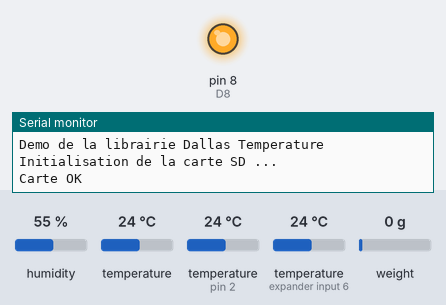
A sketch run on a simulated Arduino Uno, built with avr-gcc and run on an emulated ATmega328P. Shown: output pins drawn as LEDs (lit = HIGH), the last lines printed to the serial monitor. The inputs (shaded band) are chosen by the test bench; at power-on: humidity 55 %, temperature 24 °C, temperature (sensors on pin 2, expander input 6) 24 °C, weight on the scale 0 g. The local clock reads 2024-03-15 10:24:30 at power-on unless the sketch sets it; storage starts empty.

Above: at 0.1 s.
At 3.1 s:
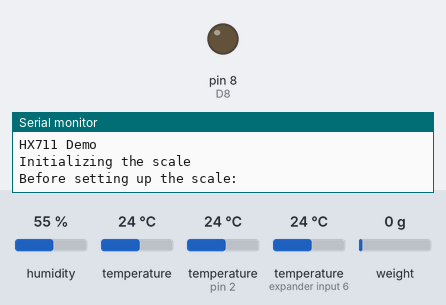
Timing chart, 0 to 4.6 s (numbered marks = the images above):
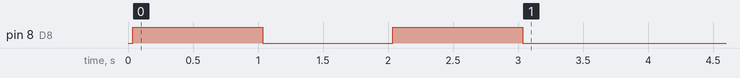

The sketch:

T_sd_horloge_H_Masse_SI_10secondes_led_fev2017.ino
```cpp
/*
 Cellule de charge et ampli hx711
cf: https://github.com/bogde/HX711.git
 // parameter "gain" is ommited; the default value 128 is used by the library
  // HX711.DOUT  - pin #A1
  // HX711.PD_SCK - pin #A0
*/

#include "HX711.h"

HX711 scale;


//nous créons un compteur pour lire les valeurs toutes les 10 minutes
#define TENMIN (1000UL * 10);
unsigned long rolltime = millis() + TENMIN;


/**
 *  Nous utilisons la librairie OneWire
 *  Elle doit être présente dans le répertoire libraries
 *  situé dans le répertoire des croquis/sketchs
 *  voir dans le menu Préférences
 *  cf: https://github.com/PaulStoffregen/OneWire/archive/master.zip
 */
#include <OneWire.h>


/**
 * nous utilisons Tiny RTC module horloge
  * DS1307 pour bus I2C
 * avec batterie au lithium CR1225
 * Le port I2C de l'Arduino est situé
 * sur les pin A4 et A5
 *
 * Analog pin A5 <-> SCL
 * Analog pin A4 <-> SDA
 */
// nous utilisons la librairie RTClib
//pour lire les données de l'horloge
//cf: https://github.com/adafruit/RTClib
 #include <Wire.h>
#include "RTClib.h"

RTC_DS1307 RTC;

// nous utilisons la librairie RTClib
//cf: https://github.com/adafruit/RTClib
 #include <Wire.h>
#include "RTClib.h"


/**
 * Écriture sur une carte SD
 *
 * SD card reliée au bus SPI :
 * MOSI       - pin 11
 * MISO       - pin 12
 * CLK ou SCK - pin 13
 * CS         - pin 4
 *
 * SPI pour Serial Peripheral Interface
 *
 * created  24 Nov 2010
 * modified 9 Apr 2012
 * by Tom Igoe
 * cf: https://www.arduino.cc/en/Tutorial/Datalogger
 */
#include <SPI.h>
#include <SD.h>

// Arduino Uno pin 4
// cf: https://www.arduino.cc/en/Reference/SPI
const int chipSelect = 4;


/**
 * Lecture de température avec un seul
 * capteur DS18B20
 */
/**
 * Nous utilisons aussi la librairie DallasTemperature
 * cf: https://github.com/milesburton/Arduino-Temperature-Control-Library
 */
#include <DallasTemperature.h>

// Le fil des données jaune est relié au pin 2 du Arduino
#define ONE_WIRE_BUS 2

/**
 * Création d'une instance oneWire afin de pouvoir
 * communiquer avec des périphériques OneWire
 * Nb: pas seulement des capteurs Maxim/Dallas
 */
OneWire oneWire(ONE_WIRE_BUS);

/**
 * Nous passons notre instance oneWire à notre
 * objet sensors utilisant DallasTemperature
 */
DallasTemperature sensors(&oneWire);

//led pour vérifier l'état du branchement
const int D8 = 8;

//zone SI70;
#include "SparkFun_Si7021_Breakout_Library.h"
#include <Wire.h>

//branchement du SI70 5V, GND, SCL en A5, SDA en A4
Weather sensor;

float humidity = 0;
float tempf = 0;
float masse =0;
float valeurtampon=0;

void setup(void)
{
  // Initialisation du port série
  Serial.begin(9600);
  Serial.println("Demo de la librairie Dallas Temperature");

  // Initialisation de notre librairie humidite température
  sensors.begin();
  sensor.begin(); //SI70

   Wire.begin();
      RTC.begin();
      if (! RTC.isrunning())
      {
        Serial.println("RTC is NOT running!");
         pinMode(D8, OUTPUT);
    digitalWrite(D8, HIGH);
      }
      // Décommenter cette ligne pour mettre à jour l'heure dans RTC
       RTC.adjust(DateTime(__DATE__, __TIME__));


//zone SD
  while (!Serial)
    {
    ; // wait for serial port to connect. Needed for native USB port only

    }

  Serial.println("Initialisation de la carte SD ...");

  // on verifie que la carte est présente et peut être initialisée
  if (!SD.begin(chipSelect))
    {
    Serial.println("Carte Sd inaccesible ou absente");
     pinMode(D8, OUTPUT);
    digitalWrite(D8, HIGH);
    // ne fait rien d'autre
    return;
    }
  Serial.println("Carte OK");
  pinMode(D8, OUTPUT);
    digitalWrite(D8, HIGH);
    delay(1000);
    digitalWrite(D8, LOW);
delay(1000);
 digitalWrite(D8, HIGH);
    delay(1000);
digitalWrite(D8, LOW);


// zone Jauge
Serial.begin(9600);
  Serial.println("HX711 Demo");

  Serial.println("Initializing the scale");

  scale.begin(A1, A0);

  Serial.println("Before setting up the scale:");
  Serial.print("read: \t\t");
  Serial.println(scale.read());     // print a raw reading from the ADC

  Serial.print("read average: \t\t");
  Serial.println(scale.read_average(20));   // print the average of 20 readings from the ADC

  Serial.print("get value: \t\t");
  Serial.println(scale.get_value(5));   // print the average of 5 readings from the ADC minus the tare weight (not set yet)

  Serial.print("get units: \t\t");
  Serial.println(scale.get_units(5), 1);  // print the average of 5 readings from the ADC minus tare weight (not set) divided
            // by the SCALE parameter (not set yet)

  scale.set_scale(2280.f);                      // this value is obtained by calibrating the scale with known weights; see the README for details
  scale.tare();               // reset the scale to 0

  Serial.println("After setting up the scale:");

  Serial.print("read: \t\t");
  Serial.println(scale.read());                 // print a raw reading from the ADC

  Serial.print("read average: \t\t");
  Serial.println(scale.read_average(20));       // print the average of 20 readings from the ADC

  Serial.print("get value: \t\t");
  Serial.println(scale.get_value(5));   // print the average of 5 readings from the ADC minus the tare weight, set with tare()

  Serial.print("get units: \t\t");
  Serial.println(scale.get_units(5), 1);        // print the average of 5 readings from the ADC minus tare weight, divided
            // by the SCALE parameter set with set_scale

  Serial.println("Readings:");
}


void loop(void)
{
   if((long)(millis() - rolltime) >= 0)
   //si il s'est écoulé 10 minutes depuis la dernière demande de température
{
  DateTime now = RTC.now();

  //nous lisons température et humidité sur le SI70
   humidity = sensor.getRH();
     tempf = sensor.getTemp();

  /**
   * Nous interrogeons notre capteur
   */
  sensors.requestTemperatures(); // envoi de la demande successivement aux différents capteurs reliés ici index 0 et 1
 /* on pourrait l'afficher avec :
  Serial.print("La temperature du premier capteur est : ");
  Serial.println(sensors.getTempCByIndex(0));
  Serial.print("La temperature du deuxieme capteur est : ");
  Serial.println(sensors.getTempCByIndex(1));
  */

// zone jauge
Serial.print("one reading:\t");
  Serial.print(scale.get_units(), 1);
  Serial.print("\t| average:\t");
  Serial.println(scale.get_units(10), 1);

  scale.power_down();             // put the ADC in sleep mode
  delay(5000);
  scale.power_up();

  //on calcule la masse en g d'après la moyenne de la jauge de contrainte
  masse=(scale.get_units(10))*100;

  valeurtampon =(scale.get_units(10));

// on enregistre sur SD année; mois; jour; heure; minute; seconde; T1; T2
//Zone SD
  // nous créons une chaîne de caractères pour
  // concaténer les données à écrire :
  String dataString = "";

  // nous convertissons la valeur
  // avec l'objet String() afin de pouvoir
  // l'écrire sur la carte
  dataString += String(now.year(), DEC);
  dataString += ";";
  dataString += String(now.month(), DEC);
  dataString += ";";
  dataString += String(now.day(), DEC);
  dataString += ";";
  dataString += String(now.hour(), DEC);
  dataString += ";";
  dataString += String(now.minute(), DEC);
  dataString += ";";
  dataString += String(now.second(), DEC);
  dataString += ";";
  dataString += String(sensors.getTempCByIndex(0));
  dataString +=  ";";
  dataString += String(sensors.getTempCByIndex(1));
  dataString += ";";
  dataString += String(tempf);
  dataString +=  ";";
  dataString += String(humidity);
  dataString += ";";
  dataString += String(scale.get_units(10), 1);
   dataString += ";";
    dataString += String(masse);
  dataString += ";";
  dataString += String(valeurtampon);
  dataString += ";";
  /**
   * nous ouvrons le fichier
   * Nb: un seul fichier peut être ouvert à la fois
   * le fichier se nomme : journal.csv
   */
  File dataFile = SD.open("journal.csv", FILE_WRITE);

  // si le fichier est disponible, nous écrivons dedans :
  if (dataFile) {
    Serial.print("journal ouvert");
    dataFile.println(dataString);
    dataFile.close();

    // nous affichons aussi notre chaîne sur le port série :
    Serial.println(dataString);
  }

  // Si le fichier n'est pas ouvert nous affichons
  // un message d'erreur
  else {
    Serial.println("nous ne pouvons ouvrir journal.csv");
     pinMode(D8, OUTPUT);
    digitalWrite(D8, HIGH);
  }

  //nous ajoutons 10 minutes à rolltime pour que arduino interroge à nouveau la température au bout de 10 minutes
  rolltime += TENMIN;
   }//fin du if rolltime
}//fin de loop
```
